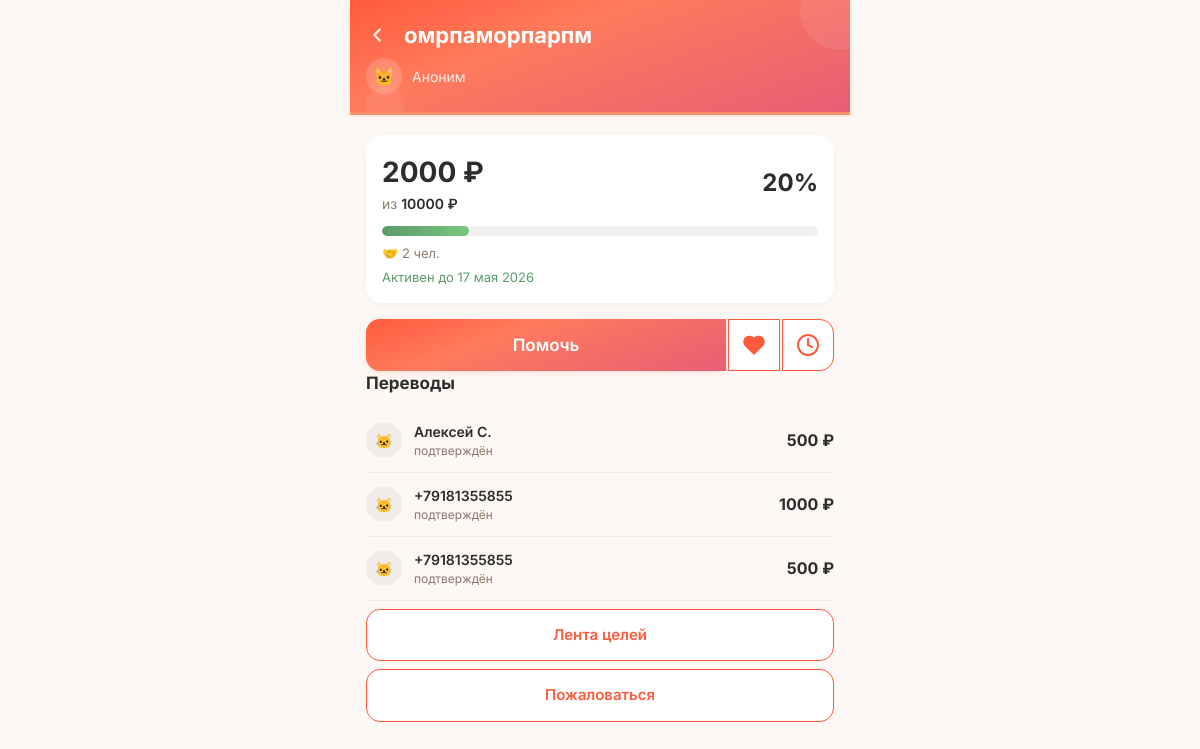
/goal/8 (signed in), run on an earlier commit of the app's database.
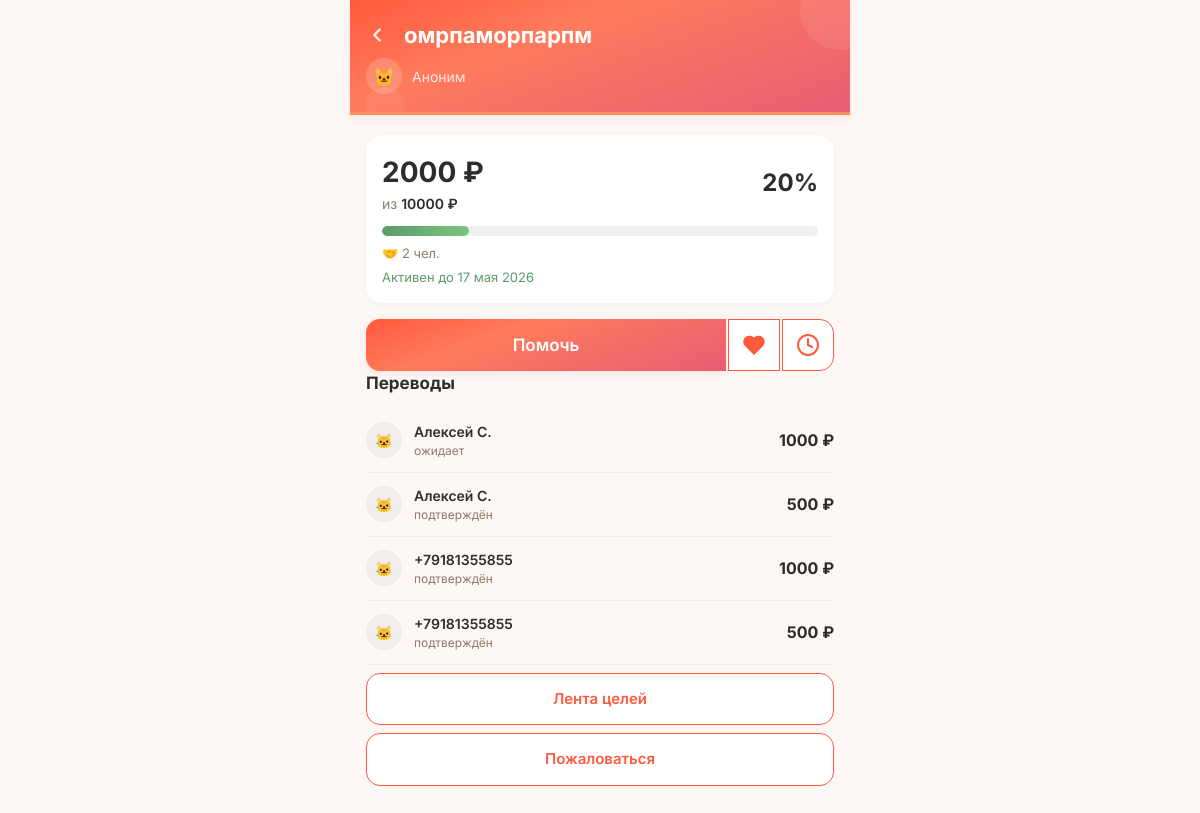
And on a later commit of the database.
### tables this page shows
CREATE TABLE donations (
            id INTEGER PRIMARY KEY AUTOINCREMENT,
            goal_id INTEGER NOT NULL,
            donor_id INTEGER NULL,
            amount_reported REAL NOT NULL,
            status TEXT NOT NULL CHECK(status IN ('donor_confirmed','recipient_confirmed','completed','disputed')),
            is_anonymous INTEGER DEFAULT 0,
            is_seed INTEGER DEFAULT 0,
            warm_word TEXT NULL,
            donor_confirmed_at TEXT DEFAULT (datetime('now')),
            recipient_confirmed_at TEXT NULL,
            completed_at TEXT NULL,
            dispute_reason TEXT NULL,
            donor_to_recipient_count INTEGER DEFAULT 1,
            referred_by INTEGER NULL, ip_address TEXT,
            FOREIGN KEY (goal_id) REFERENCES goals(id),
            FOREIGN KEY (donor_id) REFERENCES users(id)
        );

### main.py (the view)
@app.route('/goal/<int:goal_id>')
def goal_page(goal_id):
    db = get_db()
    goal = db.execute("SELECT * FROM goals WHERE id = ?", (goal_id,)).fetchone()
    if not goal:
        flash('Цель не найдена.', 'danger')
        return redirect(url_for('goals_list'))
    if goal['status'] in ('draft', 'failed'):
        current_user = get_current_user()
        is_author = current_user and current_user['id'] == goal['user_id']
        is_admin = current_user and current_user['is_admin']
        if not (is_author or is_admin):
            abort(404)
    if goal['status'] == 'hidden':
        current_user = get_current_user()
        is_admin = current_user and current_user['is_admin']
        if not is_admin:
            abort(404)
    import json as _json
    photos_list = []
    if goal['photos']:
        try:
            photos_list = _json.loads(goal['photos'])
        except Exception:
            photos_list = []
    if not photos_list and goal['photo_url']:
        photos_list = [goal['photo_url']]
    rejection_cats = []
    if goal['rejection_categories']:
        try:
            rejection_cats = _json.loads(goal['rejection_categories'])
        except Exception:
            rejection_cats = []
    author = db.execute("SELECT phone FROM users WHERE id = ?", (goal['user_id'],)).fetchone()
    donations = db.execute(
        """SELECT d.*,
           CASE WHEN d.is_anonymous = 1 OR d.donor_id IS NULL THEN NULL
                ELSE COALESCE(NULLIF(u.name, ''), '+' || u.phone)
           END as donor_name
        FROM donations d
        LEFT JOIN users u ON d.donor_id = u.id
        WHERE d.goal_id = ?
        ORDER BY d.donor_confirmed_at DESC""",
        (goal_id,)
    ).fetchall()
    donor_count = db.execute("SELECT COUNT(DISTINCT donor_id) FROM donations WHERE goal_id = ? AND status IN ('recipient_confirmed','completed')", (goal_id,)).fetchone()[0]
    last_donation = db.execute("SELECT MAX(donor_confirmed_at) FROM donations WHERE goal_id = ?", (goal_id,)).fetchone()[0]
    pct = int((goal['amount_collected'] / goal['amount_goal']) * 100) if goal['amount_goal'] > 0 else 0
    months = ['января','февраля','марта','апреля','мая','июня','июля','августа','сентября','октября','ноября','декабря']
    try:
        parts = goal['ends_at'][:10].split('-')
        ends_at_formatted = f"{int(parts[2])} {months[int(parts[1])-1]} {parts[0]}"
    except:
        ends_at_formatted = goal['ends_at'][:10]
    user = get_current_user()
    is_author = (user and user['id'] == goal['user_id'])
    is_liked = False
    if user:
        ldb = get_db()
        is_liked = ldb.execute(
            "SELECT id FROM likes WHERE user_id = ? AND goal_id = ?",
            (user['id'], goal_id)
        ).fetchone() is not None
    already_reported = False
    if user:
        rdb = get_db()
        already_reported = rdb.execute(
            'SELECT id FROM reports WHERE goal_id = ? AND reporter_id = ?',
            (goal_id, user['id'])
        ).fetchone() is not None
    return render_template('goal.html', goal=goal, author=author, progress=pct, donations=donations, is_author=is_author, donor_count=donor_count, last_donation=last_donation, ends_at_formatted=ends_at_formatted, already_reported=already_reported, user=user, photos_list=photos_list, is_liked=is_liked, rejection_cats=rejection_cats)

### main.py (called while the page is built)
def get_current_user():
    if 'user_id' in session:
        db = get_db()
        try:
            user = db.execute("SELECT * FROM users WHERE id = ?", (session['user_id'],)).fetchone()
            if user and user['is_banned']:
                return None
            return user
        except sqlite3.Error as e:
            logger.error(f'[get_current_user] Ошибка БД: {e}')
            return None
    return None

### models.py (called while the page is built)
def _create_connection():
    conn = sqlite3.connect(DATABASE, timeout=30)
    conn.row_factory = sqlite3.Row
    conn.execute("PRAGMA journal_mode=WAL")
    conn.execute("PRAGMA synchronous=NORMAL")
    conn.execute("PRAGMA busy_timeout=30000")
    conn.execute("PRAGMA foreign_keys = ON")
    return conn

def get_db():
    try:
        from flask import g
        if not hasattr(g, '_database'):
            g._database = _create_connection()
        return g._database
    except (ImportError, RuntimeError):
        return _create_connection()

### templates/goal.html (shortened to what this page needs)
<!DOCTYPE html>
<html lang="ru">
<head>
    <link rel="stylesheet" href="/static/style.css?v=7">
</head>
<body>
    <div class="container">
        <div class="goal-header">
            <div class="goal-back-row">
                <button class="goal-back" onclick="history.back()" aria-label="Назад">
                    <svg viewBox="0 0 24 24" fill="none" stroke="currentColor" stroke-width="2.5" stroke-linecap="round" stroke-linejoin="round"><polyline points="15 18 9 12 15 6"></polyline></svg>
                </button>
                <h1>{{ goal.title }}</h1>
            </div>
            <div class="author-row">
                <div class="avatar">🐱</div>
                <span>{{ author.name or 'Аноним' }}</span>
            </div>
        </div>
        <div class="content">
            <div class="stats-card">
                <div class="stats-row">
                    <div>
                        <div class="collected">{{ "%.0f"|format(goal.amount_collected) }} ₽</div>
                        <div class="goal">из <span>{{ "%.0f"|format(goal.amount_goal) }} ₽</span></div>
                    </div>
                    <div style="text-align:right;">
                        <div style="font-size:24px;font-weight:700;color:#2D2D2D;">{{ progress }}%</div>
                    </div>
                </div>
                <div class="progress-bar">
                    <div class="progress-fill" style="width: {{ progress }}%;"></div>
                </div>
                <div class="stats-meta">
                    {% if donor_count > 0 %}
                    <span>🤝 {{ donor_count }} чел.</span>
                    {% endif %}
                </div>
                {% if goal.status == "active" %}<div class="deadline" style="color:#5B9A6B;">Активен до {{ ends_at_formatted }}</div>{% else %}<div class="deadline" style="color:#E57373;">Не активен</div>{% endif %}
            </div>
            {% if not is_author %}
            <div class="action-pair">
                <button class="btn-help-pair" onclick="openModal()">Помочь</button>
                <button class="btn-square {% if is_liked %}liked{% endif %}" id="likeBtn" data-goal-id="{{ goal.id }}" onclick="toggleLike()" aria-label="В избранное">
                    <div id="likeHeart" style="width:30px;height:30px;"></div>
                </button>
                <button class="btn-square btn-remind-pair" id="remindBtn" data-goal-id="{{ goal.id }}" onclick="openReminderModal()" aria-label="Напомнить позже">
                    <svg viewBox="0 0 24 24" fill="none" stroke="currentColor" stroke-width="2" stroke-linecap="round" stroke-linejoin="round"><circle cx="12" cy="12" r="10"></circle><polyline points="12 6 12 12 16 14"></polyline></svg>
                </button>
            </div>
            {% endif %}
            {% if donations %}
            <h3 class="donations-title">Переводы</h3>
            {% for d in donations %}
            <div class="donation-item">
                <div class="donation-avatar">🐱</div>
                <div class="donation-info">
                    <div class="donor-name">{{ d.donor_name or 'Аноним' }}</div>
                    <div class="donor-meta">
                        {% if d.status == 'donor_confirmed' %}ожидает
                        {% elif d.status == 'recipient_confirmed' %}подтверждён
                        {% elif d.status == 'completed' %}засчитан
                        {% else %}{{ d.status }}{% endif %}
                    </div>
                </div>
                <div class="donation-amount">{{ "%.0f"|format(d.amount_reported) }} ₽</div>
            </div>
            {% endfor %}
            {% endif %}
            <a class="btn-back" href="/goals" style="text-align:center;">Лента целей</a>
            {% if user and not is_author and not already_reported %}
            <a class="btn-back" onclick="openReportModal()" style="text-align:center;cursor:pointer;">Пожаловаться</a>
            {% endif %}
        </div>
    </div>
</body>
</html>

What changed in the data, as far as the page shows it:
added donations: donor_name "Алексей С.", status "ожидает", amount_reported "1000"
